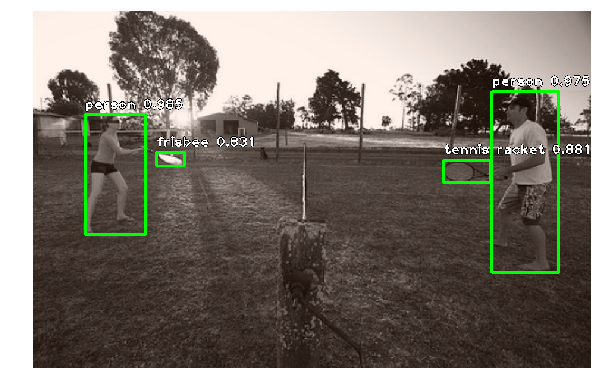
#> input picture DS/root/keras_retinanet/images/coco1.png, 601 x 392 px, found by its file name; its folder holds only this picture in this run
$ python generate_binary_masks.py
#> lines starting #> are read from the running program, lines starting #| are printed output that depends on the picture; after the words box and inside, x2 and y2 are one past the last pixel; in counts of white or black regions, pixels touching at a corner belong together
import cv2
import os

input_folder = "/Users/kamisettyvivek/Downloads/SN7_buildings_train/train/L15-0331E-1257N_1327_3160_13/images"
output_folder = "/Users/kamisettyvivek/Downloads/SN7_buildings_train/train/L15-0331E-1257N_1327_3160_13/binary_masks"

# Create the output folder if it doesn't exist
if not os.path.exists(output_folder):
    os.makedirs(output_folder)

# Set the threshold value (adjust as needed)
threshold = 127

# Iterate over each image in the input folder
for file_name in os.listdir(input_folder):
    if file_name.endswith(".jpg") or file_name.endswith(".png"):
        # Load the image
        img = cv2.imread(os.path.join(input_folder, file_name), cv2.IMREAD_GRAYSCALE)
#> img: shape (392, 601); min 0, max 255, mean 123.9

        # Apply binary thresholding to generate the binary mask
        ret, binary_mask = cv2.threshold(img, threshold, 255, cv2.THRESH_BINARY)
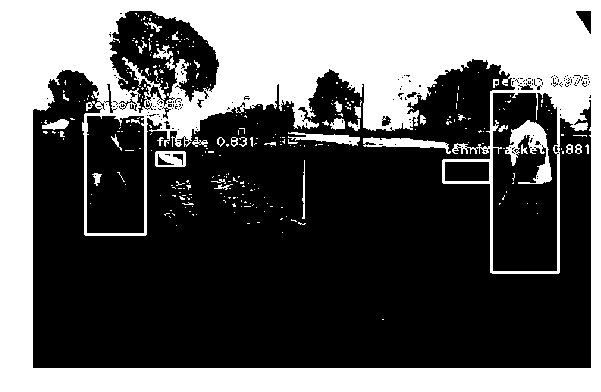
#> binary_mask: shape (392, 601); 37.4% white; 304 white regions (263 under 20 px), largest, box (x1, y1, x2, y2) and area: (0, 0, 601, 392) 82831, (505, 120, 552, 184) 1182, (363, 137, 451, 154) 655
#> ret = 127

        # Save the binary mask to the output folder with the same name as the original image
        cv2.imwrite(os.path.join(output_folder, file_name), binary_mask)

$ run again, on DS/root/keras_retinanet/images/coco2.png
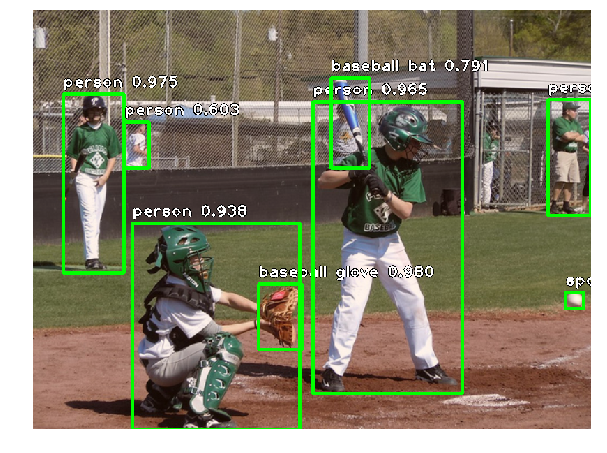
#> input picture DS/root/keras_retinanet/images/coco2.png, 607 x 453 px, found by its file name
#> `img = cv2.imread(os.path.join(input_folder, file_name), cv2.IMREAD_GRA..`:
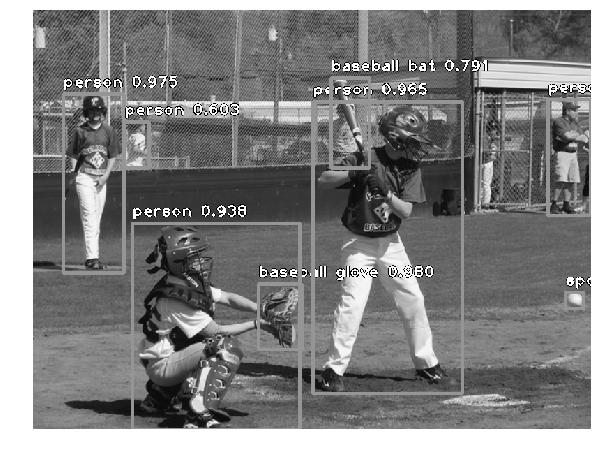
#> img: shape (453, 607); min 0, max 255, mean 130.7
#> `ret, binary_mask = cv2.threshold(img, threshold, 255, cv2.THRESH_BINARY)`:
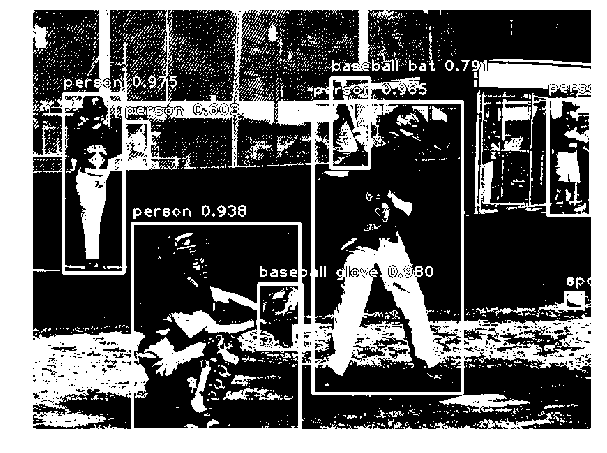
#> binary_mask: shape (453, 607); 38.9% white; 2131 white regions (2021 under 20 px), largest, box (x1, y1, x2, y2) and area: (0, 0, 607, 453) 93803, (171, 310, 254, 338) 1039, (555, 150, 582, 206) 727
#> ret = 127

$ run again, on DS/root/keras_retinanet/images/coco3.png
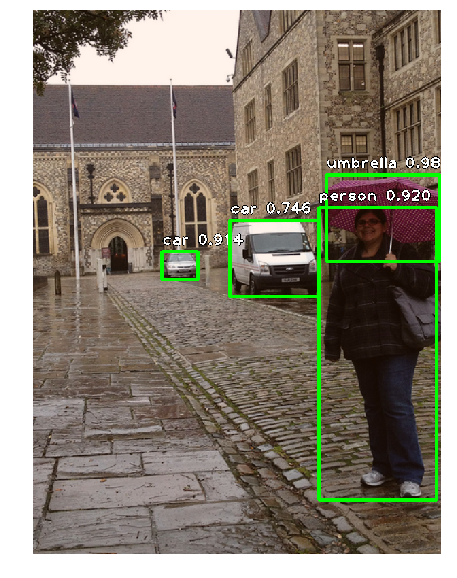
#> input picture DS/root/keras_retinanet/images/coco3.png, 457 x 578 px, found by its file name
#> `img = cv2.imread(os.path.join(input_folder, file_name), cv2.IMREAD_GRA..`:
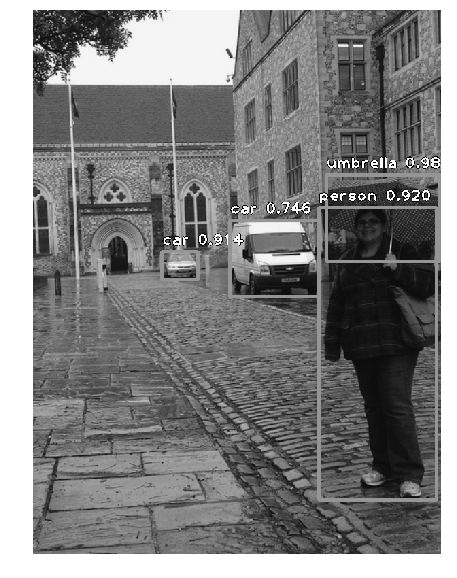
#> img: shape (578, 457); min 0, max 255, mean 129.6
#> `ret, binary_mask = cv2.threshold(img, threshold, 255, cv2.THRESH_BINARY)`:
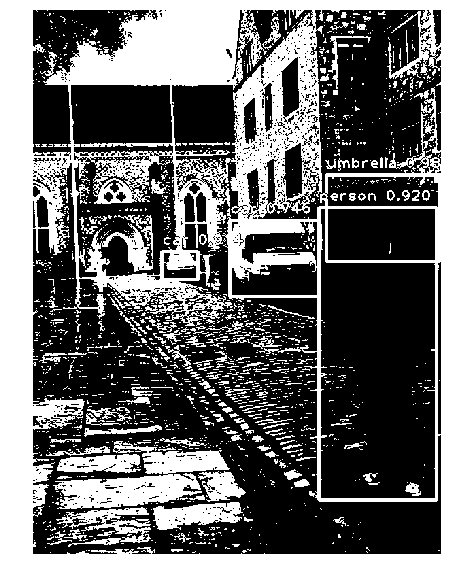
#> binary_mask: shape (578, 457); 41.9% white; 1612 white regions (1455 under 20 px), largest, box (x1, y1, x2, y2) and area: (0, 0, 457, 578) 87398, (53, 441, 230, 509) 5196, (153, 502, 243, 530) 1589
#> ret = 127
